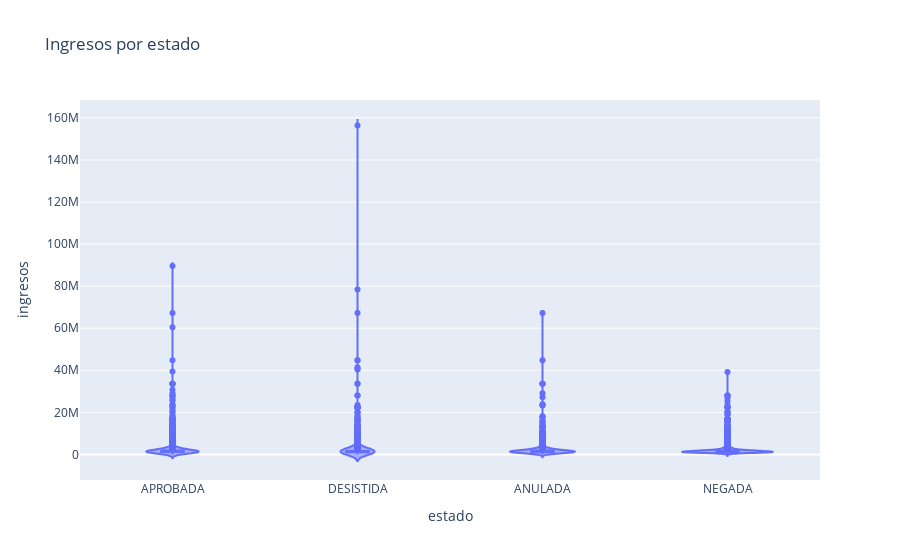

Write notebook code for a chart like this one.
### Code cell
# Punto 3 -> Perfil de aprobados

ap = df[df.estado == "APROBADO"]
otros = df[df.estado != "APROBADO"]

# Distribución ingresos aprobados vs otros
fig_ing = px.violin(df, y="ingresos", x="estado",
                    box=True, title="Ingresos por estado")
fig_ing.show()
fig_ing.write_image("../reports/figures/fig_ingresos_estado.png", width=1000)

# Tabla comparativa (mediana)
vars_cmp = ["edad", "ingresos", "egresos", "cuota_inicial",
            "endeudamiento", "puntaje_riesgo"]
comp = (
    ap[vars_cmp].median().rename("aprobados")
      .to_frame()
      .join(otros[vars_cmp].median().rename("otros"))
)
comp

### Figure 1 — Plotly figure (JSON) as saved in the notebook; plotly's stock layout.template omitted (floating-point values rounded to 4 significant figures; data arrays with more than 128 entries replaced by an {"elided": "..."} marker saying what was removed)
{"data": [{"alignmentgroup": "True", "box": {"visible": true}, "hovertemplate": "estado=%{x}<br>ingresos=%{y}<extra></extra>", "legendgroup": "", "marker": {"color": "#636efa"}, "name": "", "offsetgroup": "", "orientation": "v", "scalegroup": "True", "showlegend": false, "type": "violin", "x": {"elided": "33642 str values"}, "x0": " ", "xaxis": "x", "y": {"elided": "33642 float values"}, "y0": " ", "yaxis": "y"}], "layout": {"legend": {"tracegroupgap": 0}, "title": {"text": "Ingresos por estado"}, "violinmode": "group", "xaxis": {"anchor": "y", "domain": [0, 1], "title": {"text": "estado"}}, "yaxis": {"anchor": "x", "domain": [0, 1], "title": {"text": "ingresos"}}}}
